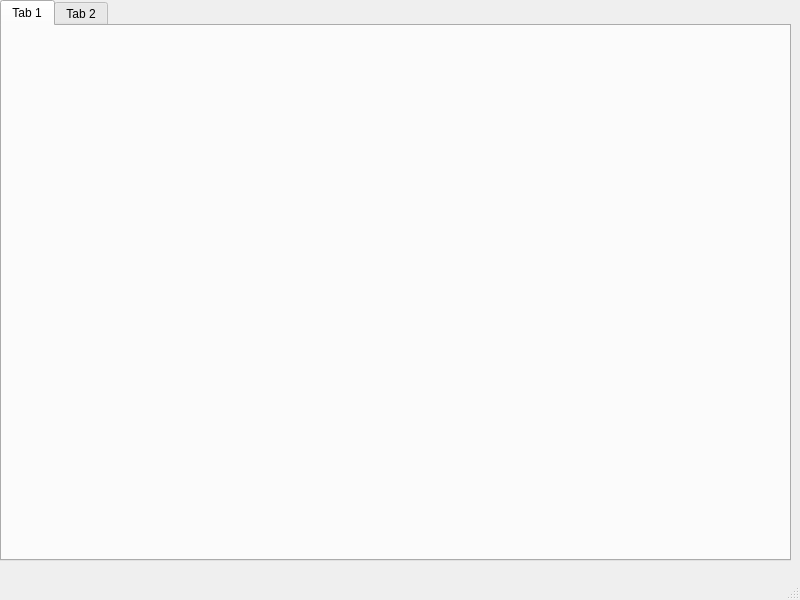
<?xml version="1.0" encoding="UTF-8"?>
<ui version="4.0">
 <class>MainWindow</class>
 <widget class="QMainWindow" name="MainWindow">
  <property name="geometry">
   <rect>
    <x>0</x>
    <y>0</y>
    <width>800</width>
    <height>600</height>
   </rect>
  </property>
  <property name="windowTitle">
   <string>MainWindow</string>
  </property>
  <widget class="QWidget" name="centralwidget">
   <widget class="QTabWidget" name="tabWidget">
    <property name="geometry">
     <rect>
      <x>0</x>
      <y>0</y>
      <width>791</width>
      <height>561</height>
     </rect>
    </property>
    <property name="currentIndex">
     <number>0</number>
    </property>
    <widget class="QWidget" name="tab">
     <attribute name="title">
      <string>Tab 1</string>
     </attribute>
    </widget>
    <widget class="QWidget" name="tab_2">
     <attribute name="title">
      <string>Tab 2</string>
     </attribute>
    </widget>
   </widget>
  </widget>
  <widget class="QMenuBar" name="menubar">
   <property name="geometry">
    <rect>
     <x>0</x>
     <y>0</y>
     <width>800</width>
     <height>23</height>
    </rect>
   </property>
  </widget>
  <widget class="QStatusBar" name="statusbar"/>
 </widget>
 <resources/>
 <connections/>
</ui>
